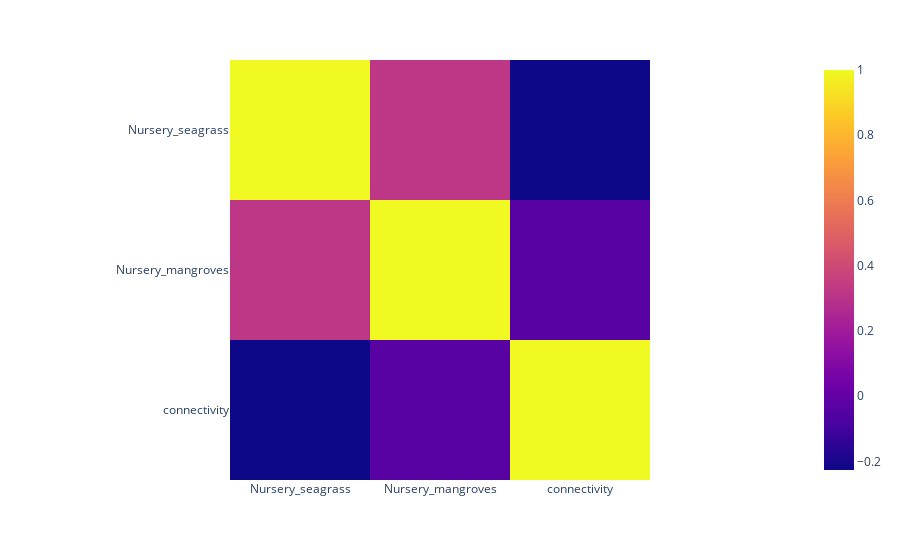

Notebook cell for this chart:
### Code cell
px.imshow(species.loc[:, ['Nursery_seagrass','Nursery_mangroves', 'connectivity']].corr())

### Figure 1 — Plotly figure (JSON) as saved in the notebook; plotly's stock layout.template omitted (floating-point values rounded to 4 significant figures)
{"data": [{"coloraxis": "coloraxis", "hovertemplate": "x: %{x}<br>y: %{y}<br>color: %{z}<extra></extra>", "name": "0", "type": "heatmap", "x": ["Nursery_seagrass", "Nursery_mangroves", "connectivity"], "xaxis": "x", "y": ["Nursery_seagrass", "Nursery_mangroves", "connectivity"], "yaxis": "y", "z": [[1, 0.3206, -0.226], [0.3206, 1, -0.03288], [-0.226, -0.03288, 1]]}], "layout": {"coloraxis": {"colorscale": [[0, "#0d0887"], [0.1111, "#46039f"], [0.2222, "#7201a8"], [0.3333, "#9c179e"], [0.4444, "#bd3786"], [0.5556, "#d8576b"], [0.6667, "#ed7953"], [0.7778, "#fb9f3a"], [0.8889, "#fdca26"], [1, "#f0f921"]]}, "margin": {"t": 60}, "xaxis": {"anchor": "y", "constrain": "domain", "domain": [0, 1], "scaleanchor": "y"}, "yaxis": {"anchor": "x", "autorange": "reversed", "constrain": "domain", "domain": [0, 1]}}}
